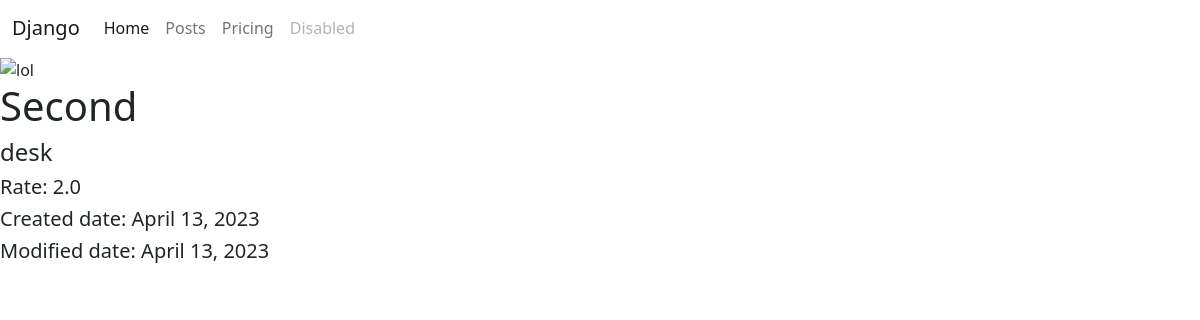
Page /posts/2/ on the earlier database version.
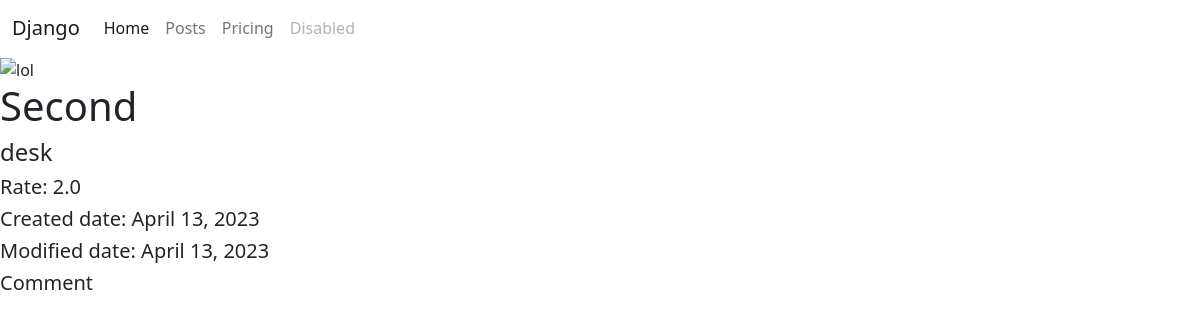
Same page on the later database version.
### posts/models.py (models this page shows, shortened)
class Post(models.Model):
    image = models.ImageField(blank=True, null=True)
    title = models.CharField(max_length=255)
    description = models.TextField()
    rate = models.FloatField()
    created_date = models.DateField(auto_now=True)
    modified_date = models.DateField(auto_now_add=True)

class Comment(models.Model):
    text = models.CharField(max_length=256)
    post = models.ForeignKey(Post, on_delete=models.CASCADE)

### posts/views.py (the view)
# urls.py: path('posts/<int:id>/', post_detail_view)
def post_detail_view(request, id):
    if request.method == "GET":
        post = Post.objects.get(id=id)
        context = {
            'post': post,
            'comments': post.comment_set.all()
        }
        return render(request, 'posts/detail.html', context=context)

### templates/posts/detail.html
{% extends 'layouts/index.html' %}
{% block content %}
    <div class = "post_block">
    <img src="media/{{ post.image }}" alt="lol">
        <div class = "info">
            <h1>{{ post.title }}</h1>
            <h4>{{ post.description }}</h4>
            <h5>Rate: {{ post.rate }}</h5>
            <div class = "dates">
                <h5>Created date: {{ post.created_date }}</h5>
                <h5>Modified date: {{ post.modified_date }}</h5>
            </div>
        </div>
        <div class="comments">
            {% for comment in comments %}
                <div class="comment_block">
                    <h5>{{ comment.text }}</h5>
                </div>
            {% endfor %}
        </div>
    </div>
{% endblock %}

### templates/layouts/index.html (shortened to what this page needs)
<!doctype html>
<html lang="en">
<head>
    <link rel="stylesheet" href="https://cdn.jsdelivr.net/npm/bootstrap@5.2.3/dist/css/bootstrap.min.css">
</head>
<body>
<nav class="navbar navbar-expand-lg bg-body-tertiary">
  <div class="container-fluid">
    <a class="navbar-brand" href="#">Django</a>
    <div class="collapse navbar-collapse" id="navbarNav">
      <ul class="navbar-nav">
        <li class="nav-item">
          <a class="nav-link active" aria-current="page" href="/">Home</a>
        </li>
        <li class="nav-item">
          <a class="nav-link" href="/posts">Posts</a>
        </li>
        <li class="nav-item">
          <a class="nav-link" href="#">Pricing</a>
        </li>
        <li class="nav-item">
          <a class="nav-link disabled">Disabled</a>
        </li>
      </ul>
    </div>
  </div>
</nav>
{% block content %}
{% endblock %}
</body>
</html>

Differences in the rows shown:
added Comment: text "Comment"
